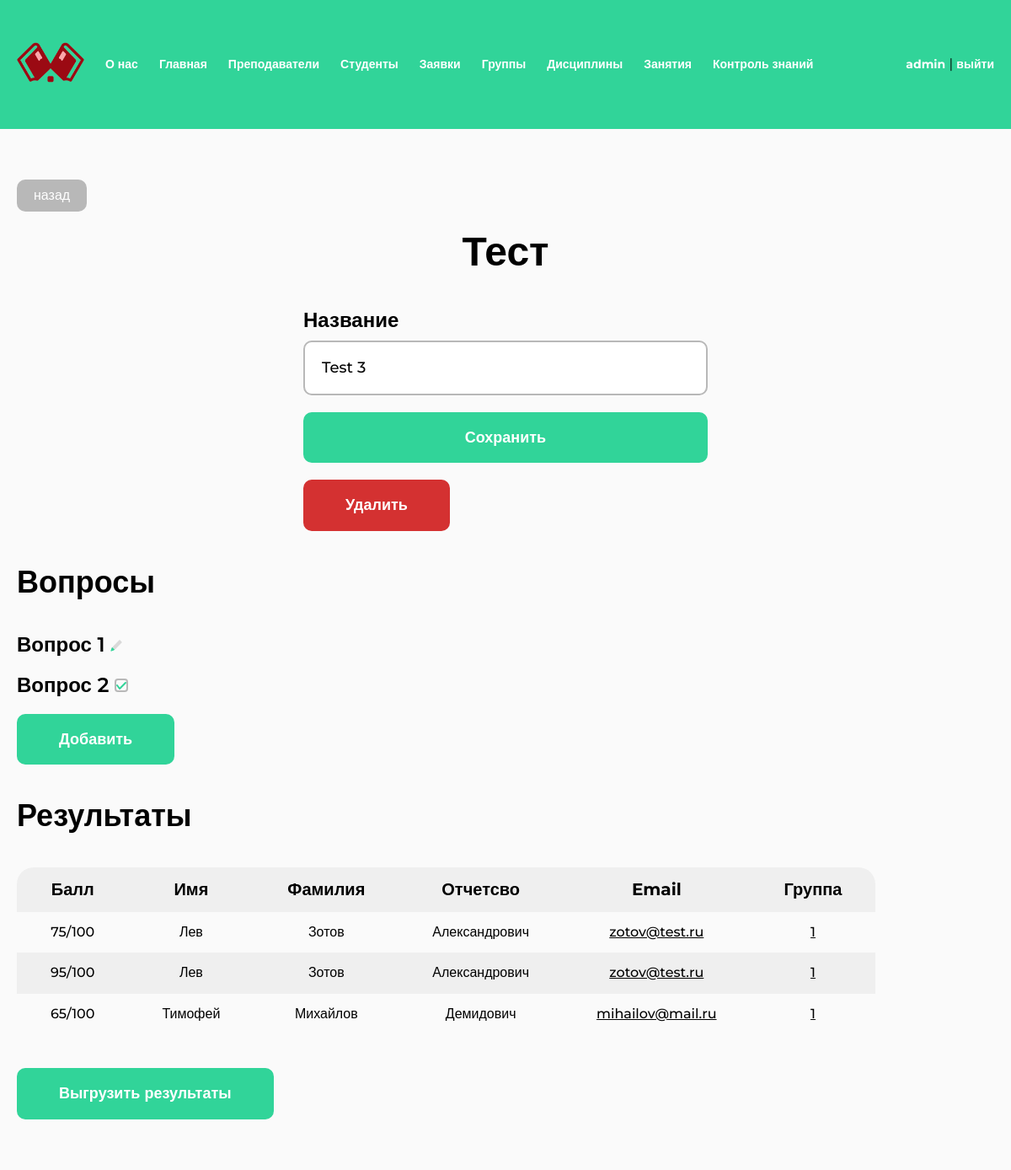
The app's page /test/7/ (signed in), older data.
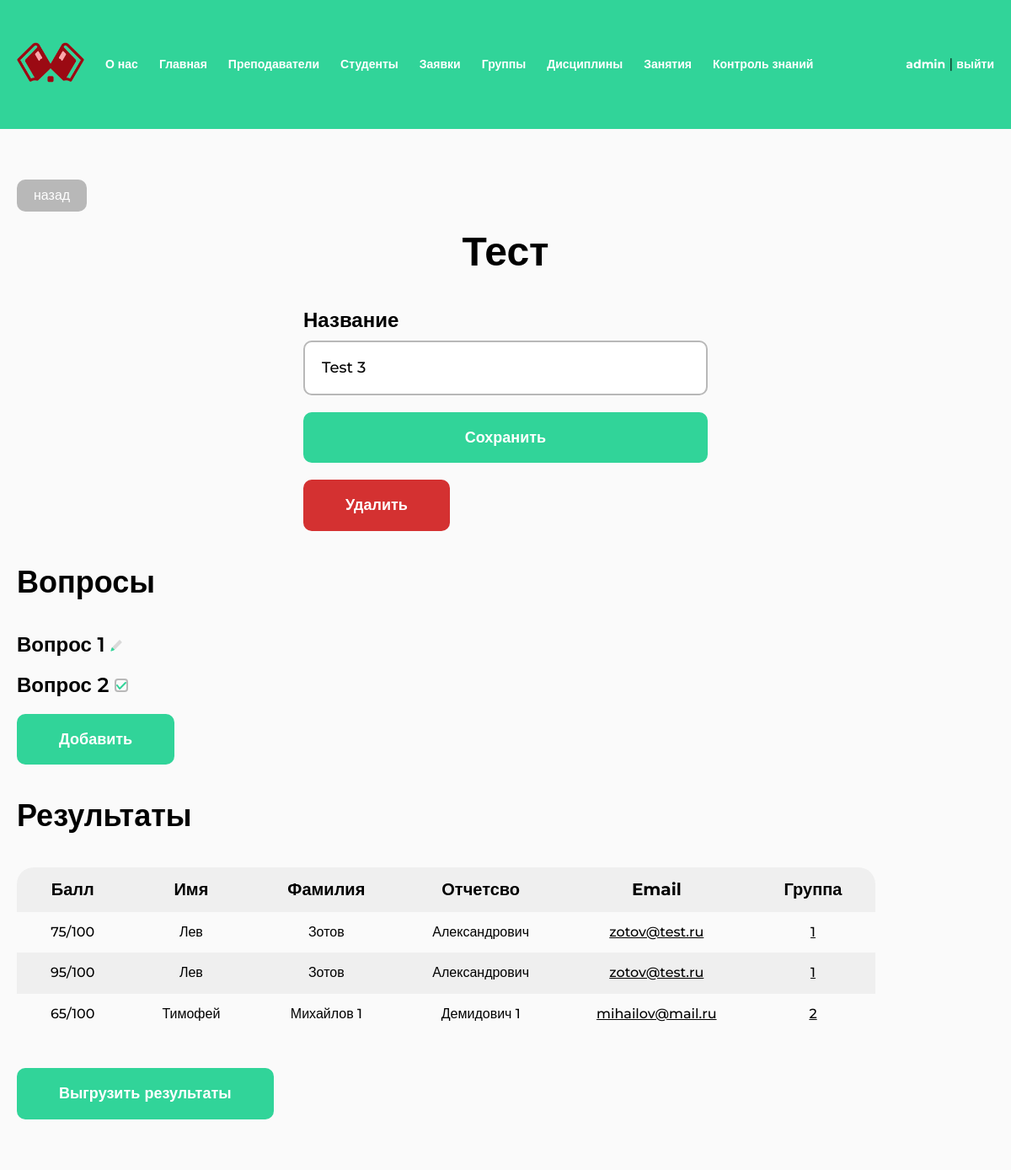
The same page, newer data.
### study/models.py (models this page shows, shortened)
class Try(models.Model):
    user = models.ForeignKey(User, related_name="tests_tries", on_delete=models.CASCADE)
    test = models.ForeignKey(Test, related_name="users_tries", on_delete=models.CASCADE)
    score = models.FloatField()
    need_check = models.BooleanField(default=False)
    class Meta:
        verbose_name = "Попытка"
        verbose_name_plural = "Попытки"

class Group(models.Model):
    number = models.CharField(max_length=32)
    students = models.ManyToManyField(User, blank=True)
    class Meta:
        verbose_name = "Группа"
        verbose_name_plural = "Группы"

### accounts/models.py (models this page shows, shortened)
class Profile(models.Model):
    class Type(models.IntegerChoices):
        ADMIN = 1
        TEACHER = 2
        STUDENT = 3
    user = models.OneToOneField(User, on_delete=models.CASCADE)
    middle_name = models.CharField("Отчество", max_length=32, null=True, blank=True)
    type = models.IntegerField("Тип", choices=Type.choices, null=True)
    class Meta:
        verbose_name = "Профиль"
        verbose_name_plural = "Профили"

### study/views.py (the view, shortened to what this page needs)
# urls.py: path("test/<int:pk>/", views.TestEditView.as_view(), name="test"),
@method_decorator(not_student, name="dispatch")
class TestEditView(LoginRequiredMixin, View):
    def get(self, request, pk, *args, **kwargs):
        test = get_object_or_404(Test, pk=pk)
        form = TestForm(instance=test)
        return render(request, "study/test/edit.html", {
            "form": form,
            "test": test,
        })

### study/forms.py
class TestForm(forms.ModelForm):
    class Meta:
        model = Test
        fields = ["name"]
        labels = {"name": "Название"}
    def __init__(self, *args, **kwargs):
        super(TestForm, self).__init__(*args, **kwargs)
        for visible in self.visible_fields():
            visible.field.widget.attrs['class'] = 'form__input'

### study/templates/study/test/edit.html (shortened to what this page needs)
{% extends "base.html" %}
{% load util %}
{% load static %}
{% block extra_css %}
<link rel="stylesheet" href="{% static 'css/select.css' %}">
<link rel="stylesheet" href="{% static 'css/table.css' %}">
{% endblock %}
{% block content %}
{% if user.profile.type == 1 %}
<a href="{% url 'tests' %}" class="back">назад</a>
{% else %}
<a href="{% url 'my-tests' %}" class="back">назад</a>
{% endif %}
<section class="section-teachers">
    <h1 class="h1 h1_center">Тест</h1>
    <form action="." method="POST" class="form mt-40">
        <div class="form__item">
            <label for="{{ form.name.id_for_label }}" class="form__label">{{ form.name.label }}</label>
            {{ form.name }}
        </div>
        <div class="form__item">
            <button type="submit" class="btn">Сохранить</button>
        </div>
        <div class="form__item">
            <a href="{% url 'test-delete' test.pk %}" class="btn btn_red confirm submit">Удалить</a>
        </div>
    </form>
</section>
<section class="section">
    <h2 class="h2 mt-40">Вопросы</h2>
    <div class="menu mt-40">
        {% for question in test.questions.all %}
        <a href="{% url 'test-question' test.pk question.pk %}" class="menu__item">
            {{ question.text }}
        </a>
        {% endfor %}
        <a href="{% url 'test-question-add' test.pk %}" class="btn">Добавить</a>
    </div>
</section>
<section class="section">
    <h2 class="h2 mt-40">Результаты</h2>
    <div class="table-wrapper mt-40">
        <table class="table">
            <thead>
                <tr>
                    <th>Балл</th>
                    <th>Имя</th>
                    <th>Фамилия</th>
                    <th>Отчетсво</th>
                    <th>Email</th>
                    <th>Группа</th>
                </tr>
            </thead>
            <tbody>
                {% for try in test.users_tries.all %}
                <tr>
                    <td>{% if try.need_check %}<a href="{% url 'test-try-check' try.pk %}" class="btn btn-table">Проверить</a>{% else %}{{ try.score|floatformat:0 }}/100{% endif %}</td>
                    <td>{{ try.user.first_name|default:"-" }}</td>
                    <td>{{ try.user.last_name|default:"-" }}</td>
                    <td>{{ try.user.profile.middle_name|default:"-" }}</td>
                    <td>
                        <a href="{% if try.user.username %}{% url 'student' try.user.pk %}{% endif %}" class="table__foreign-key">{{ try.user.username }}</a>
                    </td>
                    <td>
                        <a href="{% if try.user.group_set.first %}{% url 'group' try.user.group_set.first.pk %}{% endif %}" class="table__foreign-key">{{ try.user.group_set.first.id }}</a>
                    </td>
                </tr>
                {% endfor %}
            </tbody>
        </table>
    </div>
    <a href="{% url 'test-download-tries' test.id %}" class="btn mt-40">Выгрузить результаты</a>
</section>
{% endblock %}

Row changes from the older to the newer data that the page shows:
changed through a linked row, Try "Тимофей": user.last_name "Михайлов" → "Михайлов 1"; user.profile.middle_name "Демидович" → "Демидович 1"; user.group_set.first.id "1" → "2"
